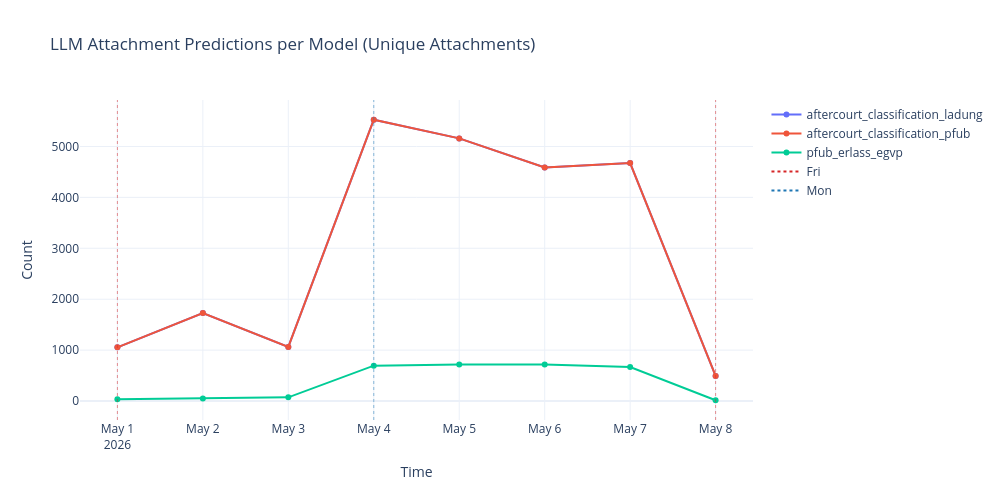

The cell this chart's notebook holds for it:
### Code cell
plot_time_series(df, title="LLM Attachment Predictions per Model (Unique Attachments)", ylabel="Count")

### Figure 1 — Plotly figure (JSON) as saved in the notebook; plotly's stock layout.template omitted (floating-point values rounded to 4 significant figures)
{"data": [{"hovertemplate": "Metric=aftercourt_classification_ladung<br>Time=%{x}<br>Count=%{y}<extra></extra>", "legendgroup": "aftercourt_classification_ladung", "line": {"color": "#636efa", "dash": "solid"}, "marker": {"symbol": "circle"}, "mode": "lines+markers", "name": "aftercourt_classification_ladung", "orientation": "v", "showlegend": true, "type": "scatter", "x": ["2026-05-01T00:00:00.000000000", "2026-05-02T00:00:00.000000000", "2026-05-03T00:00:00.000000000", "2026-05-04T00:00:00.000000000", "2026-05-05T00:00:00.000000000", "2026-05-06T00:00:00.000000000", "2026-05-07T00:00:00.000000000", "2026-05-08T00:00:00.000000000"], "xaxis": "x", "y": [1055, 1729, 1064, 5525, 5159, 4586, 4674, 494], "yaxis": "y"}, {"hovertemplate": "Metric=aftercourt_classification_pfub<br>Time=%{x}<br>Count=%{y}<extra></extra>", "legendgroup": "aftercourt_classification_pfub", "line": {"color": "#EF553B", "dash": "solid"}, "marker": {"symbol": "circle"}, "mode": "lines+markers", "name": "aftercourt_classification_pfub", "orientation": "v", "showlegend": true, "type": "scatter", "x": ["2026-05-01T00:00:00.000000000", "2026-05-02T00:00:00.000000000", "2026-05-03T00:00:00.000000000", "2026-05-04T00:00:00.000000000", "2026-05-05T00:00:00.000000000", "2026-05-06T00:00:00.000000000", "2026-05-07T00:00:00.000000000", "2026-05-08T00:00:00.000000000"], "xaxis": "x", "y": [1055, 1729, 1064, 5525, 5159, 4586, 4674, 494], "yaxis": "y"}, {"hovertemplate": "Metric=pfub_erlass_egvp<br>Time=%{x}<br>Count=%{y}<extra></extra>", "legendgroup": "pfub_erlass_egvp", "line": {"color": "#00cc96", "dash": "solid"}, "marker": {"symbol": "circle"}, "mode": "lines+markers", "name": "pfub_erlass_egvp", "orientation": "v", "showlegend": true, "type": "scatter", "x": ["2026-05-01T00:00:00.000000000", "2026-05-02T00:00:00.000000000", "2026-05-03T00:00:00.000000000", "2026-05-04T00:00:00.000000000", "2026-05-05T00:00:00.000000000", "2026-05-06T00:00:00.000000000", "2026-05-07T00:00:00.000000000", "2026-05-08T00:00:00.000000000"], "xaxis": "x", "y": [38, 51, 73, 696, 716, 718, 670, 16], "yaxis": "y"}, {"hoverinfo": "skip", "line": {"color": "#d62728", "dash": "dot"}, "mode": "lines", "name": "Fri", "showlegend": true, "type": "scatter", "x": ["2026-05-01T00:00:00"], "y": [null]}, {"hoverinfo": "skip", "line": {"color": "#1f77b4", "dash": "dot"}, "mode": "lines", "name": "Mon", "showlegend": true, "type": "scatter", "x": ["2026-05-04T00:00:00"], "y": [null]}], "layout": {"height": 500, "hovermode": "x unified", "legend": {"title": {"text": ""}, "tracegroupgap": 0}, "shapes": [{"line": {"color": "#d62728", "dash": "dot", "width": 1}, "opacity": 0.5, "type": "line", "x0": "2026-05-01T00:00:00", "x1": "2026-05-01T00:00:00", "xref": "x", "y0": 0, "y1": 1, "yref": "y domain"}, {"line": {"color": "#1f77b4", "dash": "dot", "width": 1}, "opacity": 0.5, "type": "line", "x0": "2026-05-04T00:00:00", "x1": "2026-05-04T00:00:00", "xref": "x", "y0": 0, "y1": 1, "yref": "y domain"}, {"line": {"color": "#d62728", "dash": "dot", "width": 1}, "opacity": 0.5, "type": "line", "x0": "2026-05-08T00:00:00", "x1": "2026-05-08T00:00:00", "xref": "x", "y0": 0, "y1": 1, "yref": "y domain"}], "title": {"text": "LLM Attachment Predictions per Model (Unique Attachments)"}, "width": 1000, "xaxis": {"anchor": "y", "domain": [0, 1], "title": {"text": "Time"}}, "yaxis": {"anchor": "x", "domain": [0, 1], "title": {"text": "Count"}}}}
